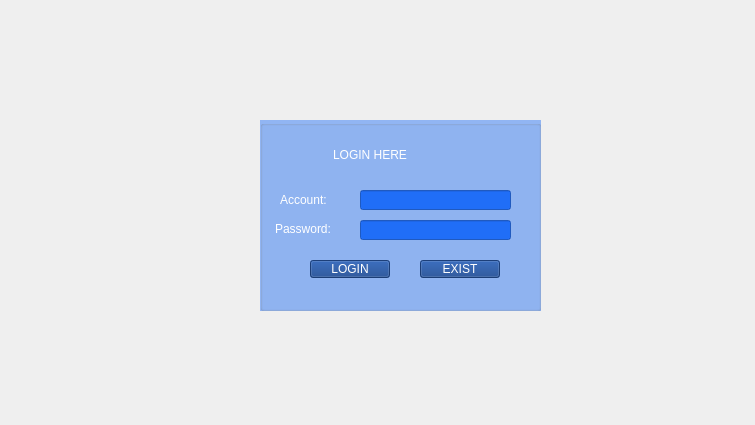
<?xml version="1.0" encoding="UTF-8"?>
<ui version="4.0">
 <class>Index</class>
 <widget class="QWidget" name="Index">
  <property name="geometry">
   <rect>
    <x>0</x>
    <y>0</y>
    <width>755</width>
    <height>425</height>
   </rect>
  </property>
  <property name="windowTitle">
   <string>Widget</string>
  </property>
  <property name="styleSheet">
   <string notr="true">background-image: url(:/new/prefix1/1.jpg);</string>
  </property>
  <widget class="QGroupBox" name="login">
   <property name="geometry">
    <rect>
     <x>260</x>
     <y>120</y>
     <width>281</width>
     <height>191</height>
    </rect>
   </property>
   <property name="styleSheet">
    <string notr="true">#login{background-color: rgba(0, 93, 250, 100);}
</string>
   </property>
   <property name="title">
    <string/>
   </property>
   <widget class="QLabel" name="label">
    <property name="geometry">
     <rect>
      <x>73</x>
      <y>15</y>
      <width>101</width>
      <height>41</height>
     </rect>
    </property>
    <property name="styleSheet">
     <string notr="true">font: 15pt &quot;Comic Sans MS&quot;;
color: rgb(255, 255, 255);</string>
    </property>
    <property name="text">
     <string>LOGIN HERE</string>
    </property>
    <property name="textFormat">
     <enum>Qt::RichText</enum>
    </property>
    <property name="scaledContents">
     <bool>false</bool>
    </property>
    <property name="wordWrap">
     <bool>false</bool>
    </property>
    <property name="openExternalLinks">
     <bool>false</bool>
    </property>
   </widget>
   <widget class="QLabel" name="label_3">
    <property name="geometry">
     <rect>
      <x>20</x>
      <y>60</y>
      <width>101</width>
      <height>41</height>
     </rect>
    </property>
    <property name="styleSheet">
     <string notr="true">font: 12pt &quot;Comic Sans MS&quot;;
color: rgb(255, 255, 255);</string>
    </property>
    <property name="text">
     <string>Account:</string>
    </property>
    <property name="textFormat">
     <enum>Qt::RichText</enum>
    </property>
    <property name="scaledContents">
     <bool>false</bool>
    </property>
    <property name="wordWrap">
     <bool>false</bool>
    </property>
    <property name="openExternalLinks">
     <bool>false</bool>
    </property>
   </widget>
   <widget class="QLabel" name="label_4">
    <property name="geometry">
     <rect>
      <x>15</x>
      <y>89</y>
      <width>81</width>
      <height>41</height>
     </rect>
    </property>
    <property name="styleSheet">
     <string notr="true">font: 12pt &quot;Comic Sans MS&quot;;
color: rgb(255, 255, 255);</string>
    </property>
    <property name="text">
     <string>Password:</string>
    </property>
    <property name="textFormat">
     <enum>Qt::RichText</enum>
    </property>
    <property name="scaledContents">
     <bool>false</bool>
    </property>
    <property name="wordWrap">
     <bool>false</bool>
    </property>
    <property name="openExternalLinks">
     <bool>false</bool>
    </property>
   </widget>
   <widget class="QPushButton" name="loginButton">
    <property name="geometry">
     <rect>
      <x>50</x>
      <y>140</y>
      <width>80</width>
      <height>18</height>
     </rect>
    </property>
    <property name="styleSheet">
     <string notr="true">font: 700 9pt &quot;System&quot;;
background-color: rgba(12, 57, 134, 200);
color: rgb(255, 255, 255);</string>
    </property>
    <property name="text">
     <string>LOGIN</string>
    </property>
   </widget>
   <widget class="QLineEdit" name="account">
    <property name="geometry">
     <rect>
      <x>100</x>
      <y>70</y>
      <width>151</width>
      <height>20</height>
     </rect>
    </property>
    <property name="styleSheet">
     <string notr="true">background-color: rgba(1, 91, 249, 200);
color: rgb(255, 255, 255);</string>
    </property>
    <property name="text">
     <string/>
    </property>
   </widget>
   <widget class="QLineEdit" name="password">
    <property name="geometry">
     <rect>
      <x>100</x>
      <y>100</y>
      <width>151</width>
      <height>20</height>
     </rect>
    </property>
    <property name="styleSheet">
     <string notr="true">background-color: rgba(1, 91, 249, 200);
color: rgb(255, 255, 255);</string>
    </property>
    <property name="echoMode">
     <enum>QLineEdit::Password</enum>
    </property>
   </widget>
   <widget class="QPushButton" name="exitButton">
    <property name="geometry">
     <rect>
      <x>160</x>
      <y>140</y>
      <width>80</width>
      <height>18</height>
     </rect>
    </property>
    <property name="styleSheet">
     <string notr="true">font: 700 9pt &quot;System&quot;;
background-color: rgba(12, 57, 134, 200);
color: rgb(255, 255, 255);</string>
    </property>
    <property name="text">
     <string>EXIST</string>
    </property>
   </widget>
  </widget>
 </widget>
 <resources/>
 <connections/>
</ui>
